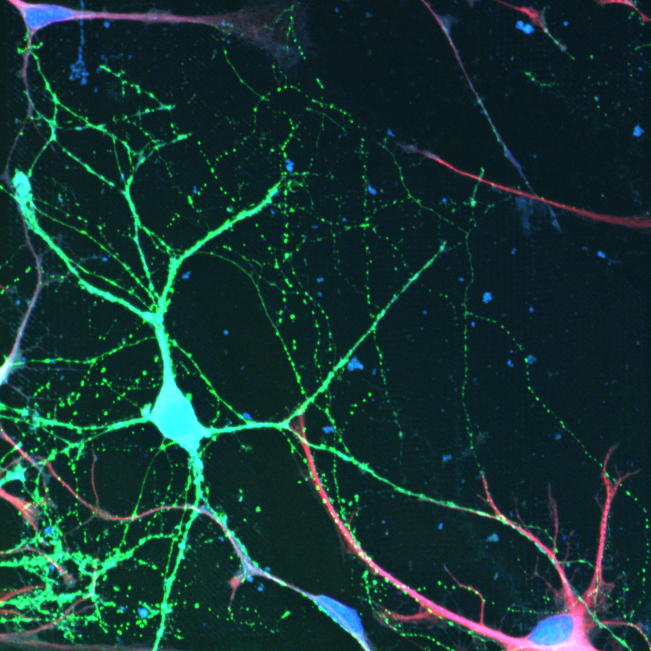
%> input picture sample/patch02.tif, 651 x 651 px
$ octave eda.m   (GNU Octave 9; MATLAB toolbox functions it lacks are replaced by stand-ins)
%> lines starting %> are read from the running program, lines starting %| are printed output that depends on the picture; in (x1, y1, x2, y2) boxes, pixels count from 0 and x2, y2 are one past the last pixel; in counts of white or black regions, pixels touching at a corner belong together; the program's own positions count from 1
### src/imgroup.m
function imgroup(arrs, titles, a, b)

% imgroup - Helper function,
%
% Example of usages:
%   imgroup(arrs,titles,1,2);
%   please ensure lenth(arrs)<a*b

for n = 1:length(arrs)
    subplot(a, b, n);
    imshow(arrs{n});
    title(titles{n});
end

### src/eda.m
getd = @(p)path(p,path);

figure(1)
original = imread('../sample/patch02.tif');
%> original is the input picture: size 651x651x3 uint8; mean R, G, B 20.8, 52.7, 50.5
n = length(original);
%> n = 651
N = n*n;
%> N = 423801
imshow(original), title('Original Patch Image');
text(size(original,2),size(original,1),...
     'Why is it so blurry', ...
     'FontSize',7,'HorizontalAlignment','right');
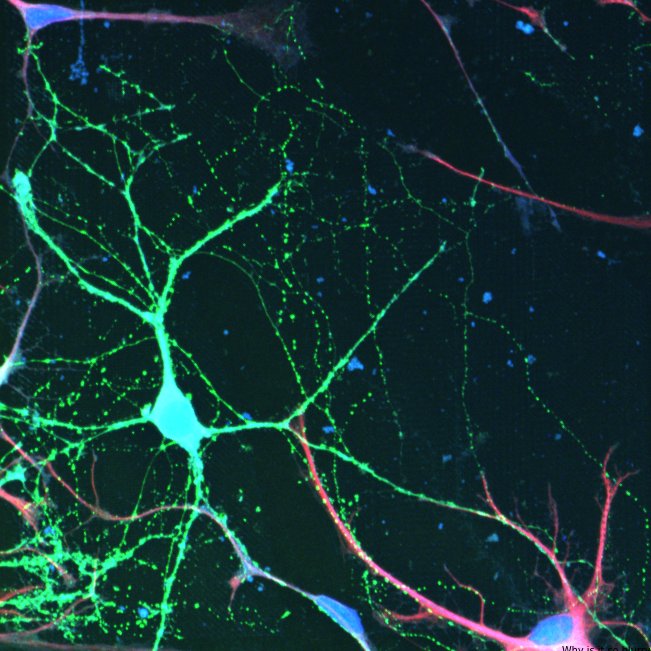
%> figure redrawn from the program's plot data; its title reads 'Original Patch Image'

figure(2)
imgroup({original(:,:,1) original(:,:,2) original(:,:,3)}, {'R' 'G' 'B'}, 1,3);
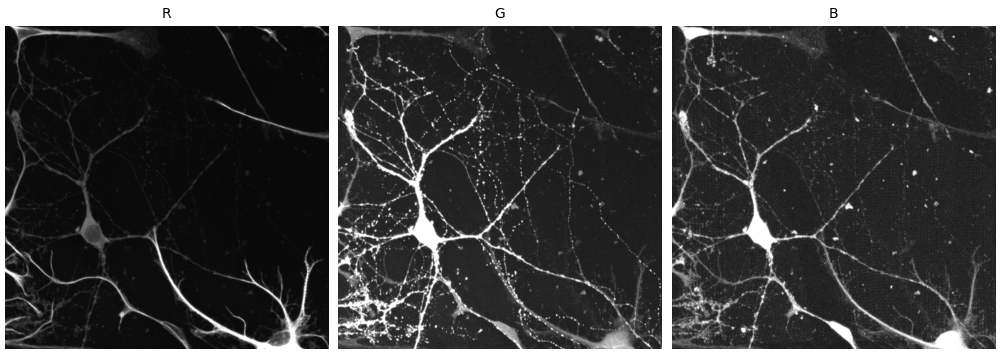
%> figure redrawn from the program's plot data, 3 panels

[mask, colormasked_img] = createMask(original);
%> in createMask, `I = rgb2hsv(RGB);`: I: size 651x651x3 double; mean H, S, V 0.512, 0.691, 0.235
%> in createMask, `sliderBW = (I(:,:,1) >= channel1Min ) & (I(:,:,1) <= channel1Max) & (I..`:
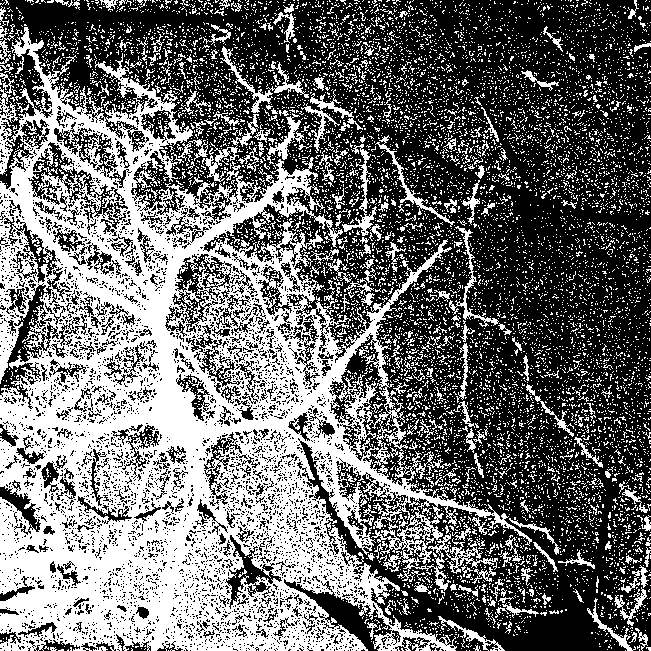
%> sliderBW: size 651x651 logical; 42.6% white; 9612 white regions (9320 under 20 px), largest, box (x1, y1, x2, y2) and area: (0, 27, 532, 651) 134107, (220, 46, 309, 113) 812, (301, 89, 363, 153) 668
%> in createMask, `maskedRGBImage(repmat(~BW,[1 1 3])) = 0;`:
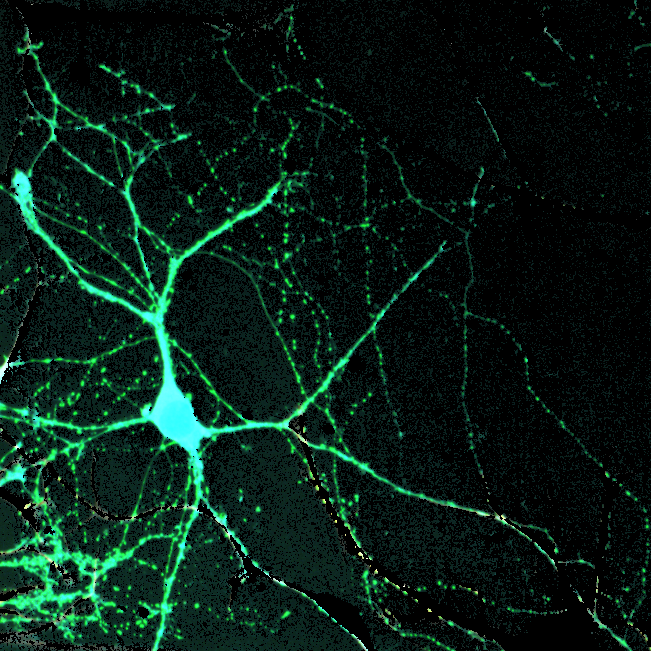
%> maskedRGBImage: size 651x651x3 uint8; mean R, G, B 8.3, 30.1, 21.8
lab_img = rgb2lab(original);
%> lab_img: size 651x651x3 double; mean of channels 1, 2, 3 19.2, -10.4, -2.2
gray_img = 255-rgb2gray(original);
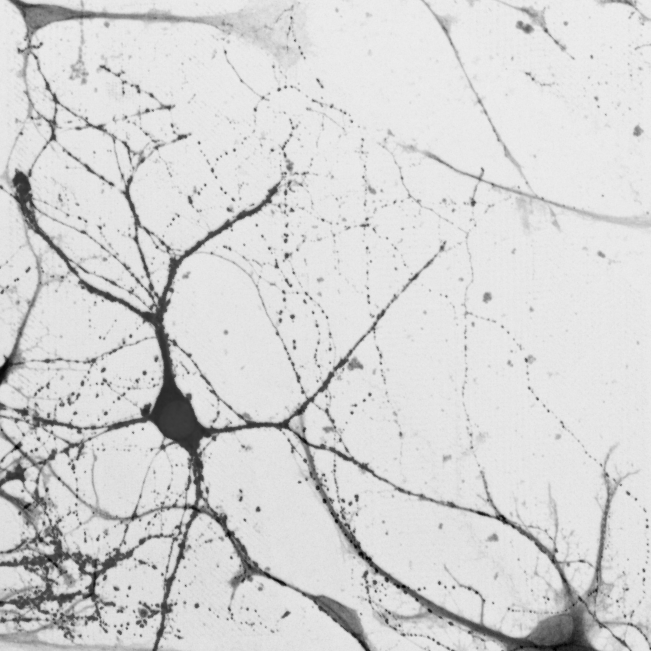
%> gray_img: size 651x651 uint8; min 1, max 238, mean 212.1

figure(3)
pca_img = original;
double_img = im2double(pca_img);
m = mean(mean(pca_img,1), 2);
%> m = [20.77 52.72 50.47]
X = reshape(double_img - repmat(m, [n n 1]), [n*n 3] );
C = (X'*X)/N;
%> C = [428.2 1086.7 1040.2; 1086.7 2758.1 2640.1; 1040.2 2640.1 2527]
[V,D] = eig(C); D = diag(D);
%> after `[V,D] = eig(C)`: V = [0.504 0.819 0.274; 0.485 -0.531 0.695; -0.714 0.218 0.665]; D = [0.00454 0 0; 0 0.0101 0; 0 0 5713.3]
%> after `D = diag(D)`: D = [0.00454; 0.0101; 5713.3]
[D,I] = sort(D, 'descend'); V = V(:,I);
%> after `[D,I] = sort(D, 'descend')`: D = [5713.3; 0.0101; 0.00454]; I = [3; 2; 1]
%> after `V = V(:,I)`: V = [0.274 0.819 0.504; 0.695 -0.531 0.485; 0.665 0.218 -0.714]
applymat = @(f,T)reshape( reshape(f, [n*n 3])*T, [n n 3] );
rgb2pca = @(f,V,m)applymat(f - repmat(m, [n n 1]),V);
pca_img = rgb2pca(double_img,V,m);
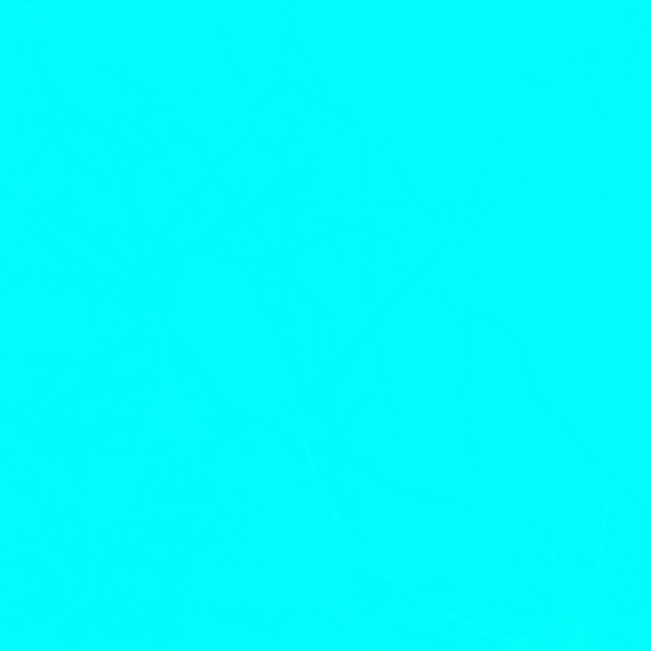
%> pca_img: size 651x651x3 double; mean R, G, B -75.59, 3.18e-05, 8.2e-05; drawn with min black and max white
clf;
imgroup({pca_img(:,:,1) pca_img(:,:,2) pca_img(:,:,3)}, {'PCA_1' 'PCA_2' 'PCA_3'}, 1,3);

figure(4)
imshowpair(pca_img(:,:,3), original,'montage')
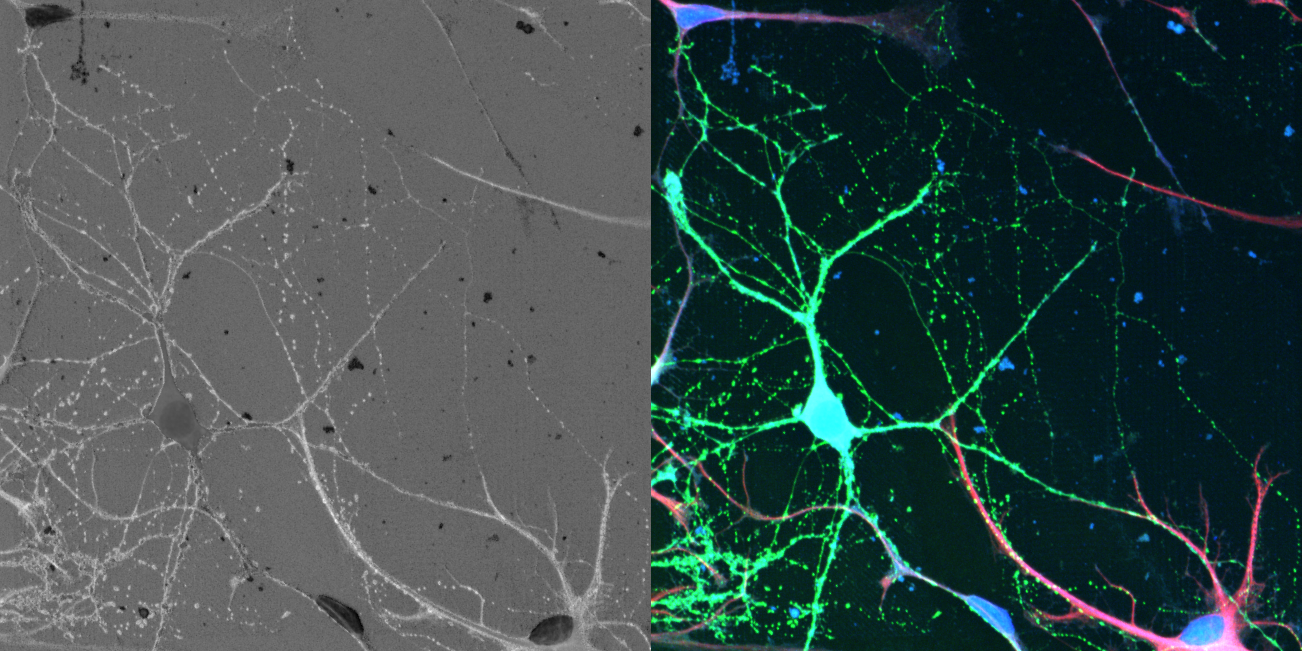
%> displayed picture: size 651x1302x3, on the screen's scale of 0 to 255; mean R, G, B 59.5, 76.1, 74.9

figure(5)
% doubles_img = im2double(original);
doubles_img = pca_img;
%> the run ends on the next line
net = denoisingNetwork('DnCNN');
% [45 lines not run here, left out]
function [BW,maskedRGBImage] = createMask(RGB)
%createMask  Threshold RGB image using auto-generated code from colorThresholder app.
%  [BW,MASKEDRGBIMAGE] = createMask(RGB) thresholds image RGB using
%  auto-generated code from the colorThresholder app. The colorspace and
%  range for each channel of the colorspace were set within the app. The
%  segmentation mask is returned in BW, and a composite of the mask and
%  original RGB images is returned in maskedRGBImage.

% Auto-generated by colorThresholder app on 03-Oct-2018
%------------------------------------------------------


% Convert RGB image to chosen color space
I = rgb2hsv(RGB);

% Define thresholds for channel 1 based on histogram settings
channel1Min = 0.150;
channel1Max = 0.501;

% Define thresholds for channel 2 based on histogram settings
channel2Min = 0.000;
channel2Max = 1.000;

% Define thresholds for channel 3 based on histogram settings
channel3Min = 0.000;
channel3Max = 1.000;

% Create mask based on chosen histogram thresholds
sliderBW = (I(:,:,1) >= channel1Min ) & (I(:,:,1) <= channel1Max) & ...
    (I(:,:,2) >= channel2Min ) & (I(:,:,2) <= channel2Max) & ...
    (I(:,:,3) >= channel3Min ) & (I(:,:,3) <= channel3Max);
BW = sliderBW;

% Initialize output masked image based on input image.
maskedRGBImage = RGB;

% Set background pixels where BW is false to zero.
maskedRGBImage(repmat(~BW,[1 1 3])) = 0;

end

$ run again, with sample/patch01.tif copied over sample/patch02.tif
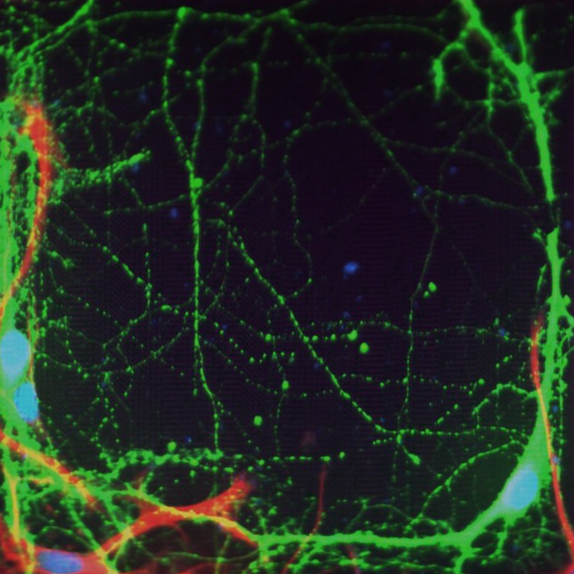
%> input picture sample/patch01.tif, 574 x 574 px
%> original is the input picture: size 574x574x3 uint8; mean R, G, B 33.8, 45.9, 33.8
%> in createMask, `sliderBW = (I(:,:,1) >= channel1Min ) & (I(:,:,1) <= channel1Max) & (I..`:
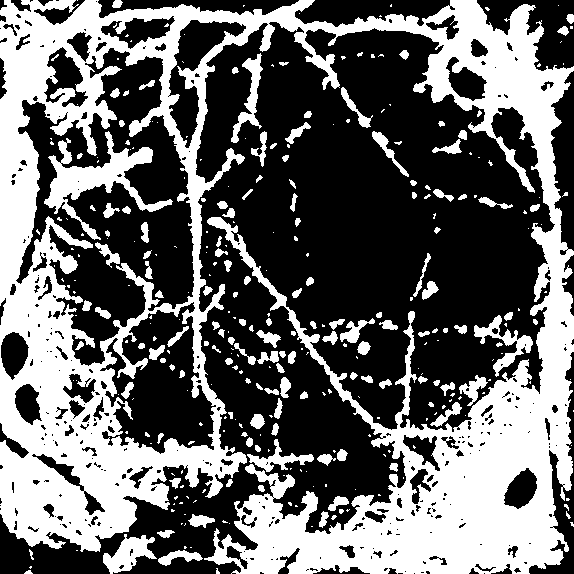
%> sliderBW: size 574x574 logical; 40.6% white; 334 white regions (197 under 20 px), largest, box (x1, y1, x2, y2) and area: (0, 0, 574, 574) 115195, (44, 131, 173, 240) 3669, (103, 534, 157, 574) 1066
%> lab_img: size 574x574x3 double; mean of channels 1, 2, 3 17.4, -5.6, 5.3
%> m = [33.76 45.87 33.83]
%> C = [1130.7 1536.3 1132.9; 1536.3 2087.5 1539.4; 1132.9 1539.4 1135.2]
%> `[V,D] = eig(C)`: V = [0.604 0.612 0.51; 0.134 -0.709 0.692; -0.785 0.35 0.511]; D = [0.00521 0 0; 0 0.00997 0; 0 0 4353.4]
%> `D = diag(D)`: D = [0.00521; 0.00997; 4353.4]
%> `[D,I] = sort(D, 'descend')`: D = [4353.4; 0.00997; 0.00521]; I = [3; 2; 1]
%> `V = V(:,I)`: V = [0.51 0.612 0.604; 0.692 -0.709 0.134; 0.511 0.35 -0.785]
%> `imshowpair(pca_img(:,:,3), original,'montage')`:
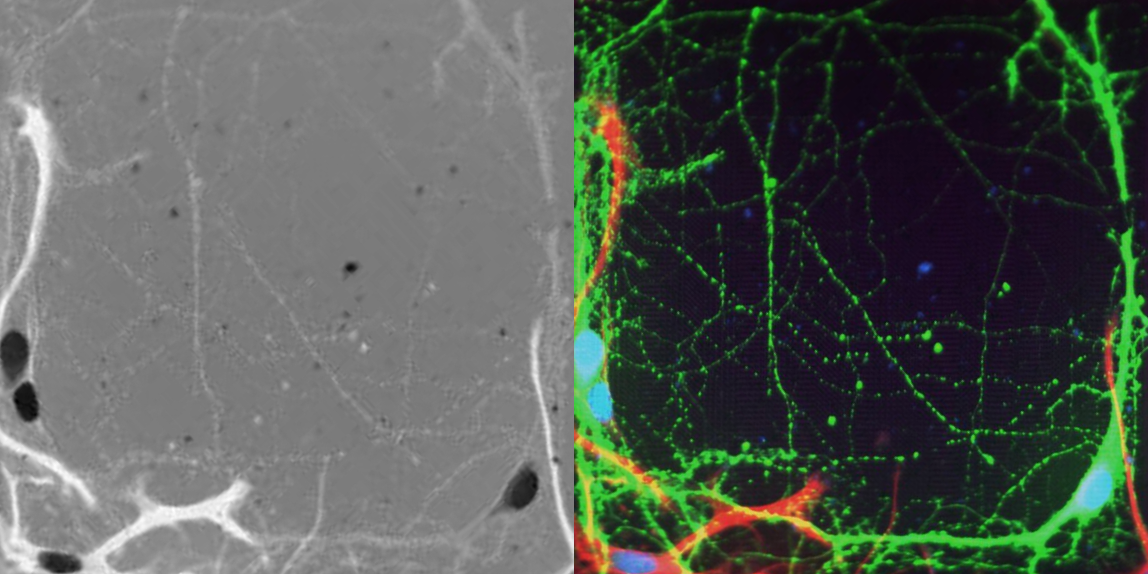
%> displayed picture: size 574x1148x3, on the screen's scale of 0 to 255; mean R, G, B 84.4, 91.2, 84.4

$ run again, with sample/overlay-example.jpg saved as sample/patch02.tif
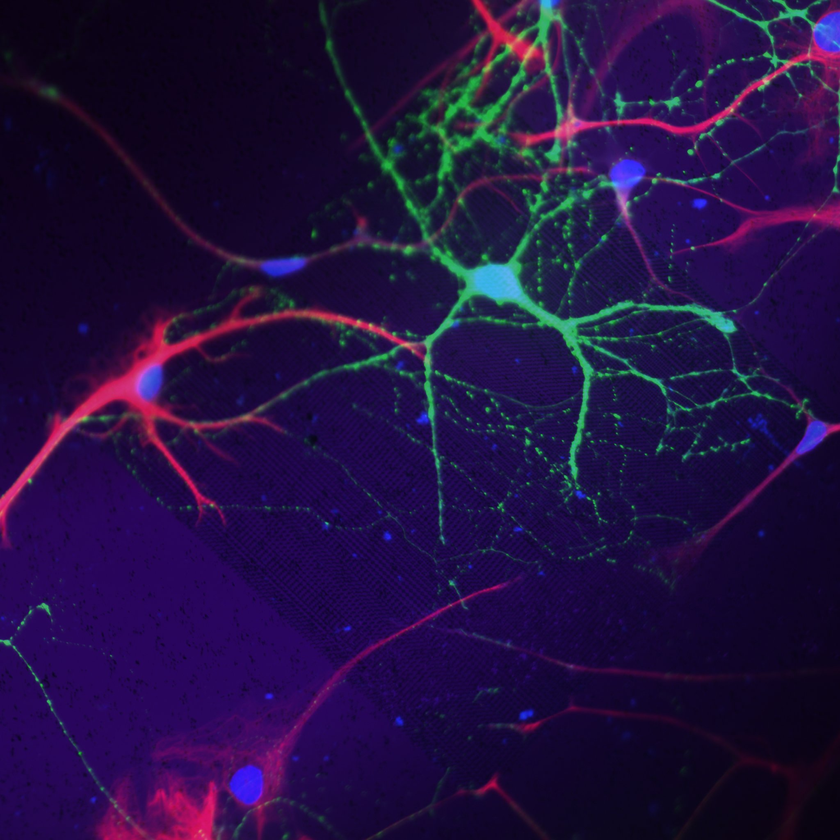
%> input picture sample/overlay-example.jpg, 840 x 840 px, shrunk from 2048 x 2048 before the run
%> original is the input picture: size 840x840x3 uint8; mean R, G, B 34.4, 16.3, 64.8
%> in createMask, `sliderBW = (I(:,:,1) >= channel1Min ) & (I(:,:,1) <= channel1Max) & (I..`:
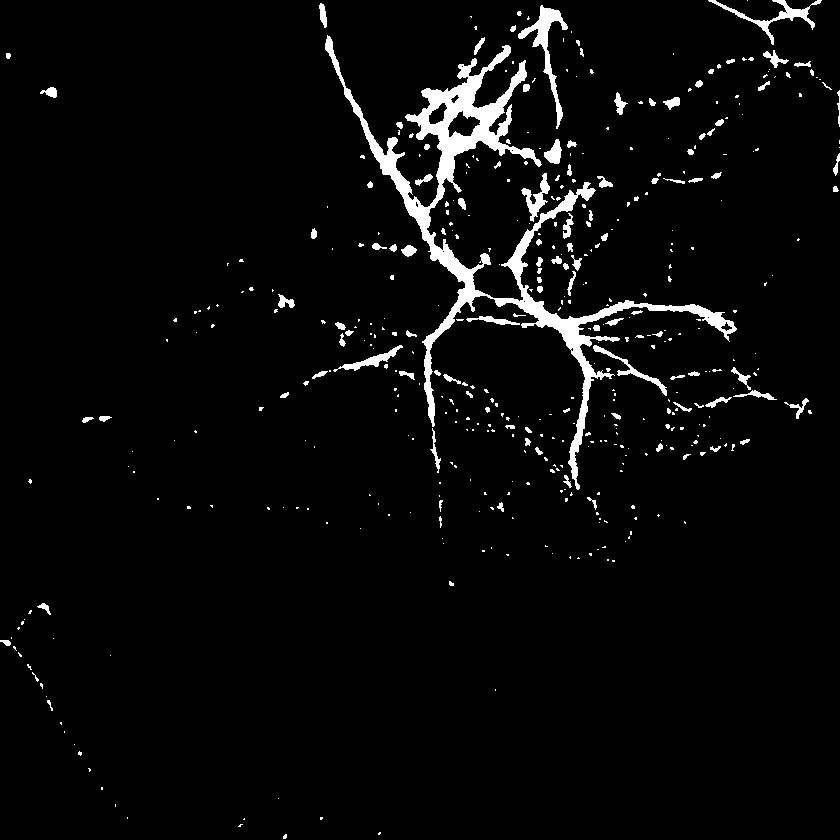
%> sliderBW: size 840x840 logical; 3.8% white; 457 white regions (346 under 20 px), largest, box (x1, y1, x2, y2) and area: (325, 35, 737, 490) 15473, (518, 5, 568, 129) 1191, (708, 0, 822, 45) 784
%> lab_img: size 840x840x3 double; mean of channels 1, 2, 3 11, 20.4, -25.2
%> m = [34.42 16.34 64.84]
%> C = [1175.3 558.1 2214.1; 558.1 265.1 1051.5; 2214.1 1051.5 4171.1]
%> `[V,D] = eig(C)`: V = [-0.887 0.0585 0.458; 0.0478 -0.975 0.217; 0.459 0.215 0.862]; D = [0.00642 0 0; 0 0.00926 0; 0 0 5611.4]
%> `D = diag(D)`: D = [0.00642; 0.00926; 5611.4]
%> `[D,I] = sort(D, 'descend')`: D = [5611.4; 0.00926; 0.00642]; I = [3; 2; 1]
%> `V = V(:,I)`: V = [0.458 0.0585 -0.887; 0.217 -0.975 0.0478; 0.862 0.215 0.459]
%> `imshowpair(pca_img(:,:,3), original,'montage')`:
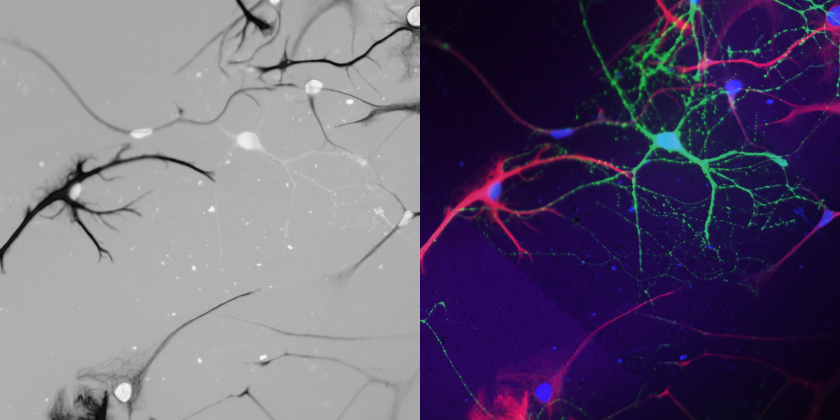
%> displayed picture: size 840x1680x3, on the screen's scale of 0 to 255 (shown at 1/2 size); mean R, G, B 101, 92, 116.2
